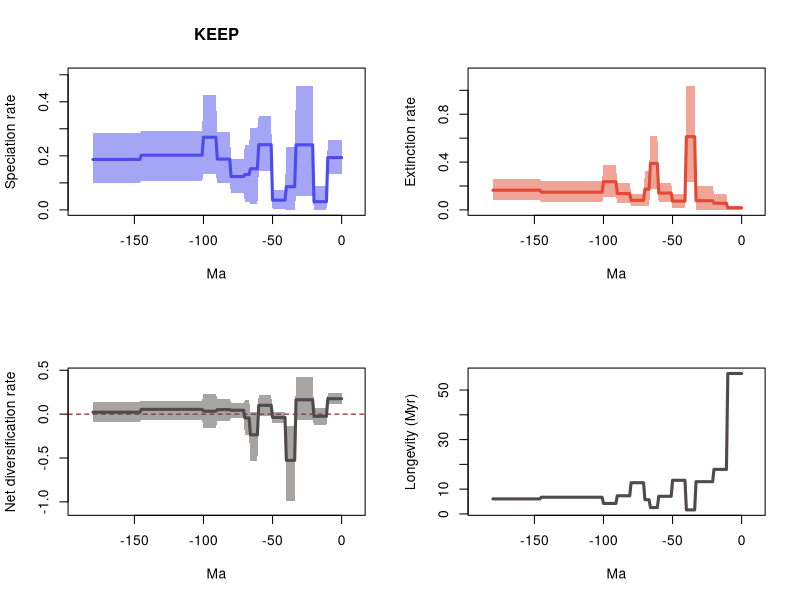

Write R code to recreate this figure.
# 20 files combined:
# 	Species_combined/TS_TE/pyrate_mcmc_logs/Occ_sp_Orecto_combined10_G_KEEP_BDS_se_est_0__BDS_marginal_rates.log
# 	Species_combined/TS_TE/pyrate_mcmc_logs/Occ_sp_Orecto_combined11_G_KEEP_BDS_se_est_0__BDS_marginal_rates.log
# 	Species_combined/TS_TE/pyrate_mcmc_logs/Occ_sp_Orecto_combined12_G_KEEP_BDS_se_est_0__BDS_marginal_rates.log
# 	Species_combined/TS_TE/pyrate_mcmc_logs/Occ_sp_Orecto_combined13_G_KEEP_BDS_se_est_0__BDS_marginal_rates.log
# 	Species_combined/TS_TE/pyrate_mcmc_logs/Occ_sp_Orecto_combined14_G_KEEP_BDS_se_est_0__BDS_marginal_rates.log
# 	Species_combined/TS_TE/pyrate_mcmc_logs/Occ_sp_Orecto_combined15_G_KEEP_BDS_se_est_0__BDS_marginal_rates.log
# 	Species_combined/TS_TE/pyrate_mcmc_logs/Occ_sp_Orecto_combined16_G_KEEP_BDS_se_est_0__BDS_marginal_rates.log
# 	Species_combined/TS_TE/pyrate_mcmc_logs/Occ_sp_Orecto_combined17_G_KEEP_BDS_se_est_0__BDS_marginal_rates.log
# 	Species_combined/TS_TE/pyrate_mcmc_logs/Occ_sp_Orecto_combined18_G_KEEP_BDS_se_est_0__BDS_marginal_rates.log
# 	Species_combined/TS_TE/pyrate_mcmc_logs/Occ_sp_Orecto_combined19_G_KEEP_BDS_se_est_0__BDS_marginal_rates.log
# 	Species_combined/TS_TE/pyrate_mcmc_logs/Occ_sp_Orecto_combined1_G_KEEP_BDS_se_est_0__BDS_marginal_rates.log
# 	Species_combined/TS_TE/pyrate_mcmc_logs/Occ_sp_Orecto_combined20_G_KEEP_BDS_se_est_0__BDS_marginal_rates.log
# 	Species_combined/TS_TE/pyrate_mcmc_logs/Occ_sp_Orecto_combined2_G_KEEP_BDS_se_est_0__BDS_marginal_rates.log
# 	Species_combined/TS_TE/pyrate_mcmc_logs/Occ_sp_Orecto_combined3_G_KEEP_BDS_se_est_0__BDS_marginal_rates.log
# 	Species_combined/TS_TE/pyrate_mcmc_logs/Occ_sp_Orecto_combined4_G_KEEP_BDS_se_est_0__BDS_marginal_rates.log
# 	Species_combined/TS_TE/pyrate_mcmc_logs/Occ_sp_Orecto_combined5_G_KEEP_BDS_se_est_0__BDS_marginal_rates.log
# 	Species_combined/TS_TE/pyrate_mcmc_logs/Occ_sp_Orecto_combined6_G_KEEP_BDS_se_est_0__BDS_marginal_rates.log
# 	Species_combined/TS_TE/pyrate_mcmc_logs/Occ_sp_Orecto_combined7_G_KEEP_BDS_se_est_0__BDS_marginal_rates.log
# 	Species_combined/TS_TE/pyrate_mcmc_logs/Occ_sp_Orecto_combined8_G_KEEP_BDS_se_est_0__BDS_marginal_rates.log
# 	Species_combined/TS_TE/pyrate_mcmc_logs/Occ_sp_Orecto_combined9_G_KEEP_BDS_se_est_0__BDS_marginal_rates.log

# 95% HPDs calculated using code from Biopy (https://www.cs.auckland.ac.nz/~yhel002/biopy/)

pdf(file='Species_combined/TS_TE/pyrate_mcmc_logs/Occ_sp_Orecto_combined10_G_KEEP_BDS_se_est_0__BDS_marginal_rates_RTT.pdf',width=10.8, height=8.4)
par(mfrow=c(2,2))
library(scales)
L_hpd_m95=c(0.132987951561163, 0.132987951561163,0.132987951561163,0.132987951561163,0.132987951561163,0.132987951561163,0.132987951561163,0.132987951561163,0.132987951561163,0.132987951561163,0.132987951561163,3.86807167e-06,3.86807167e-06,3.86807167e-06,3.86807167e-06,3.86807167e-06,3.86807167e-06,3.86807167e-06,3.86807167e-06,3.86807167e-06,3.86807167e-06,0.05155441812023,0.05155441812023,0.05155441812023,0.05155441812023,0.05155441812023,0.05155441812023,0.05155441812023,0.05155441812023,0.05155441812023,0.05155441812023,0.05155441812023,0.05155441812023,0.05155441812023,1.30098287e-07,1.30098287e-07,1.30098287e-07,1.30098287e-07,1.30098287e-07,1.30098287e-07,1.30098287e-07,0.00210355020511,0.00210355020511,0.00210355020511,0.00210355020511,0.00210355020511,0.00210355020511,0.00210355020511,0.00210355020511,0.00210355020511,0.00210355020511,0.142607963208476,0.142607963208476,0.142607963208476,0.142607963208476,0.142607963208476,0.142607963208476,0.142607963208476,0.142607963208476,0.142607963208476,0.142607963208476,0.020884436621652,0.020884436621652,0.020884436621652,0.020884436621652,0.020884436621652,0.020884436621652,0.030515124485263,0.030515124485263,0.030515124485263,0.030515124485263,0.062254965433137,0.062254965433137,0.062254965433137,0.062254965433137,0.062254965433137,0.062254965433137,0.062254965433137,0.062254965433137,0.062254965433137,0.062254965433137,0.09871910918695,0.09871910918695,0.09871910918695,0.09871910918695,0.09871910918695,0.09871910918695,0.09871910918695,0.09871910918695,0.09871910918695,0.09871910918695,0.132257041176793,0.132257041176793,0.132257041176793,0.132257041176793,0.132257041176793,0.132257041176793,0.132257041176793,0.132257041176793,0.132257041176793,0.132257041176793,0.107258678528513,0.107258678528513,0.107258678528513,0.107258678528513,0.107258678528513,0.107258678528513,0.107258678528513,0.107258678528513,0.107258678528513,0.107258678528513,0.107258678528513,0.107258678528513,0.107258678528513,0.107258678528513,0.107258678528513,0.107258678528513,0.107258678528513,0.107258678528513,0.107258678528513,0.107258678528513,0.107258678528513,0.107258678528513,0.107258678528513,0.107258678528513,0.107258678528513,0.107258678528513,0.107258678528513,0.107258678528513,0.107258678528513,0.107258678528513,0.107258678528513,0.107258678528513,0.107258678528513,0.107258678528513,0.107258678528513,0.107258678528513,0.107258678528513,0.107258678528513,0.107258678528513,0.107258678528513,0.107258678528513,0.107258678528513,0.107258678528513,0.107258678528513,0.107258678528513,0.099233098861064,0.099233098861064,0.099233098861064,0.099233098861064,0.099233098861064,0.099233098861064,0.099233098861064,0.099233098861064,0.099233098861064,0.099233098861064,0.099233098861064,0.099233098861064,0.099233098861064,0.099233098861064,0.099233098861064,0.099233098861064,0.099233098861064,0.099233098861064,0.099233098861064,0.099233098861064,0.099233098861064,0.099233098861064,0.099233098861064,0.099233098861064,0.099233098861064,0.099233098861064,0.099233098861064,0.099233098861064,0.099233098861064,0.099233098861064,0.099233098861064,0.099233098861064,0.099233098861064,0.099233098861064,0.099233098861064)
L_hpd_M95=c(0.259282969457799, 0.259282969457799,0.259282969457799,0.259282969457799,0.259282969457799,0.259282969457799,0.259282969457799,0.259282969457799,0.259282969457799,0.259282969457799,0.259282969457799,0.087247310357593,0.087247310357593,0.087247310357593,0.087247310357593,0.087247310357593,0.087247310357593,0.087247310357593,0.087247310357593,0.087247310357593,0.087247310357593,0.458740028274268,0.458740028274268,0.458740028274268,0.458740028274268,0.458740028274268,0.458740028274268,0.458740028274268,0.458740028274268,0.458740028274268,0.458740028274268,0.458740028274268,0.458740028274268,0.458740028274268,0.233924245961455,0.233924245961455,0.233924245961455,0.233924245961455,0.233924245961455,0.233924245961455,0.233924245961455,0.073204756157612,0.073204756157612,0.073204756157612,0.073204756157612,0.073204756157612,0.073204756157612,0.073204756157612,0.073204756157612,0.073204756157612,0.073204756157612,0.34785593215401,0.34785593215401,0.34785593215401,0.34785593215401,0.34785593215401,0.34785593215401,0.34785593215401,0.34785593215401,0.34785593215401,0.34785593215401,0.301561131619152,0.301561131619152,0.301561131619152,0.301561131619152,0.301561131619152,0.301561131619152,0.240948964253068,0.240948964253068,0.240948964253068,0.240948964253068,0.190013055458276,0.190013055458276,0.190013055458276,0.190013055458276,0.190013055458276,0.190013055458276,0.190013055458276,0.190013055458276,0.190013055458276,0.190013055458276,0.289463733005397,0.289463733005397,0.289463733005397,0.289463733005397,0.289463733005397,0.289463733005397,0.289463733005397,0.289463733005397,0.289463733005397,0.289463733005397,0.425314411223861,0.425314411223861,0.425314411223861,0.425314411223861,0.425314411223861,0.425314411223861,0.425314411223861,0.425314411223861,0.425314411223861,0.425314411223861,0.290502833820113,0.290502833820113,0.290502833820113,0.290502833820113,0.290502833820113,0.290502833820113,0.290502833820113,0.290502833820113,0.290502833820113,0.290502833820113,0.290502833820113,0.290502833820113,0.290502833820113,0.290502833820113,0.290502833820113,0.290502833820113,0.290502833820113,0.290502833820113,0.290502833820113,0.290502833820113,0.290502833820113,0.290502833820113,0.290502833820113,0.290502833820113,0.290502833820113,0.290502833820113,0.290502833820113,0.290502833820113,0.290502833820113,0.290502833820113,0.290502833820113,0.290502833820113,0.290502833820113,0.290502833820113,0.290502833820113,0.290502833820113,0.290502833820113,0.290502833820113,0.290502833820113,0.290502833820113,0.290502833820113,0.290502833820113,0.290502833820113,0.290502833820113,0.290502833820113,0.283880945860453,0.283880945860453,0.283880945860453,0.283880945860453,0.283880945860453,0.283880945860453,0.283880945860453,0.283880945860453,0.283880945860453,0.283880945860453,0.283880945860453,0.283880945860453,0.283880945860453,0.283880945860453,0.283880945860453,0.283880945860453,0.283880945860453,0.283880945860453,0.283880945860453,0.283880945860453,0.283880945860453,0.283880945860453,0.283880945860453,0.283880945860453,0.283880945860453,0.283880945860453,0.283880945860453,0.283880945860453,0.283880945860453,0.283880945860453,0.283880945860453,0.283880945860453,0.283880945860453,0.283880945860453,0.283880945860453)
M_hpd_m95=c(0.00215574193923, 0.00215574193923,0.00215574193923,0.00215574193923,0.00215574193923,0.00215574193923,0.00215574193923,0.00215574193923,0.00215574193923,0.00215574193923,0.00215574193923,0.001200292097417,0.001200292097417,0.001200292097417,0.001200292097417,0.001200292097417,0.001200292097417,0.001200292097417,0.001200292097417,0.001200292097417,0.001200292097417,7.380859253e-06,7.380859253e-06,7.380859253e-06,7.380859253e-06,7.380859253e-06,7.380859253e-06,7.380859253e-06,7.380859253e-06,7.380859253e-06,7.380859253e-06,7.380859253e-06,7.380859253e-06,7.380859253e-06,0.235895290167478,0.235895290167478,0.235895290167478,0.235895290167478,0.235895290167478,0.235895290167478,0.235895290167478,0.017704617373569,0.017704617373569,0.017704617373569,0.017704617373569,0.017704617373569,0.017704617373569,0.017704617373569,0.017704617373569,0.017704617373569,0.017704617373569,0.067671053615749,0.067671053615749,0.067671053615749,0.067671053615749,0.067671053615749,0.067671053615749,0.067671053615749,0.067671053615749,0.067671053615749,0.067671053615749,0.173321660414544,0.173321660414544,0.173321660414544,0.173321660414544,0.173321660414544,0.173321660414544,0.036007378326321,0.036007378326321,0.036007378326321,0.036007378326321,0.033422440564873,0.033422440564873,0.033422440564873,0.033422440564873,0.033422440564873,0.033422440564873,0.033422440564873,0.033422440564873,0.033422440564873,0.033422440564873,0.060182886119993,0.060182886119993,0.060182886119993,0.060182886119993,0.060182886119993,0.060182886119993,0.060182886119993,0.060182886119993,0.060182886119993,0.060182886119993,0.111954405545845,0.111954405545845,0.111954405545845,0.111954405545845,0.111954405545845,0.111954405545845,0.111954405545845,0.111954405545845,0.111954405545845,0.111954405545845,0.064060357156846,0.064060357156846,0.064060357156846,0.064060357156846,0.064060357156846,0.064060357156846,0.064060357156846,0.064060357156846,0.064060357156846,0.064060357156846,0.064060357156846,0.064060357156846,0.064060357156846,0.064060357156846,0.064060357156846,0.064060357156846,0.064060357156846,0.064060357156846,0.064060357156846,0.064060357156846,0.064060357156846,0.064060357156846,0.064060357156846,0.064060357156846,0.064060357156846,0.064060357156846,0.064060357156846,0.064060357156846,0.064060357156846,0.064060357156846,0.064060357156846,0.064060357156846,0.064060357156846,0.064060357156846,0.064060357156846,0.064060357156846,0.064060357156846,0.064060357156846,0.064060357156846,0.064060357156846,0.064060357156846,0.064060357156846,0.064060357156846,0.064060357156846,0.064060357156846,0.081991004451618,0.081991004451618,0.081991004451618,0.081991004451618,0.081991004451618,0.081991004451618,0.081991004451618,0.081991004451618,0.081991004451618,0.081991004451618,0.081991004451618,0.081991004451618,0.081991004451618,0.081991004451618,0.081991004451618,0.081991004451618,0.081991004451618,0.081991004451618,0.081991004451618,0.081991004451618,0.081991004451618,0.081991004451618,0.081991004451618,0.081991004451618,0.081991004451618,0.081991004451618,0.081991004451618,0.081991004451618,0.081991004451618,0.081991004451618,0.081991004451618,0.081991004451618,0.081991004451618,0.081991004451618,0.081991004451618)
M_hpd_M95=c(0.03608165265264, 0.03608165265264,0.03608165265264,0.03608165265264,0.03608165265264,0.03608165265264,0.03608165265264,0.03608165265264,0.03608165265264,0.03608165265264,0.03608165265264,0.130972025581805,0.130972025581805,0.130972025581805,0.130972025581805,0.130972025581805,0.130972025581805,0.130972025581805,0.130972025581805,0.130972025581805,0.130972025581805,0.201007164757071,0.201007164757071,0.201007164757071,0.201007164757071,0.201007164757071,0.201007164757071,0.201007164757071,0.201007164757071,0.201007164757071,0.201007164757071,0.201007164757071,0.201007164757071,0.201007164757071,1.03714549889091,1.03714549889091,1.03714549889091,1.03714549889091,1.03714549889091,1.03714549889091,1.03714549889091,0.128759961919718,0.128759961919718,0.128759961919718,0.128759961919718,0.128759961919718,0.128759961919718,0.128759961919718,0.128759961919718,0.128759961919718,0.128759961919718,0.224702976476857,0.224702976476857,0.224702976476857,0.224702976476857,0.224702976476857,0.224702976476857,0.224702976476857,0.224702976476857,0.224702976476857,0.224702976476857,0.621450999672229,0.621450999672229,0.621450999672229,0.621450999672229,0.621450999672229,0.621450999672229,0.321467112287073,0.321467112287073,0.321467112287073,0.321467112287073,0.132181831038935,0.132181831038935,0.132181831038935,0.132181831038935,0.132181831038935,0.132181831038935,0.132181831038935,0.132181831038935,0.132181831038935,0.132181831038935,0.222846514264436,0.222846514264436,0.222846514264436,0.222846514264436,0.222846514264436,0.222846514264436,0.222846514264436,0.222846514264436,0.222846514264436,0.222846514264436,0.377978948128057,0.377978948128057,0.377978948128057,0.377978948128057,0.377978948128057,0.377978948128057,0.377978948128057,0.377978948128057,0.377978948128057,0.377978948128057,0.241421813657081,0.241421813657081,0.241421813657081,0.241421813657081,0.241421813657081,0.241421813657081,0.241421813657081,0.241421813657081,0.241421813657081,0.241421813657081,0.241421813657081,0.241421813657081,0.241421813657081,0.241421813657081,0.241421813657081,0.241421813657081,0.241421813657081,0.241421813657081,0.241421813657081,0.241421813657081,0.241421813657081,0.241421813657081,0.241421813657081,0.241421813657081,0.241421813657081,0.241421813657081,0.241421813657081,0.241421813657081,0.241421813657081,0.241421813657081,0.241421813657081,0.241421813657081,0.241421813657081,0.241421813657081,0.241421813657081,0.241421813657081,0.241421813657081,0.241421813657081,0.241421813657081,0.241421813657081,0.241421813657081,0.241421813657081,0.241421813657081,0.241421813657081,0.241421813657081,0.259362617847027,0.259362617847027,0.259362617847027,0.259362617847027,0.259362617847027,0.259362617847027,0.259362617847027,0.259362617847027,0.259362617847027,0.259362617847027,0.259362617847027,0.259362617847027,0.259362617847027,0.259362617847027,0.259362617847027,0.259362617847027,0.259362617847027,0.259362617847027,0.259362617847027,0.259362617847027,0.259362617847027,0.259362617847027,0.259362617847027,0.259362617847027,0.259362617847027,0.259362617847027,0.259362617847027,0.259362617847027,0.259362617847027,0.259362617847027,0.259362617847027,0.259362617847027,0.259362617847027,0.259362617847027,0.259362617847027)
R_hpd_m95=c(0.112202187189766, 0.112202187189766,0.112202187189766,0.112202187189766,0.112202187189766,0.112202187189766,0.112202187189766,0.112202187189766,0.112202187189766,0.112202187189766,0.112202187189766,-0.128092863669884,-0.128092863669884,-0.128092863669884,-0.128092863669884,-0.128092863669884,-0.128092863669884,-0.128092863669884,-0.128092863669884,-0.128092863669884,-0.128092863669884,-0.062152697291505,-0.062152697291505,-0.062152697291505,-0.062152697291505,-0.062152697291505,-0.062152697291505,-0.062152697291505,-0.062152697291505,-0.062152697291505,-0.062152697291505,-0.062152697291505,-0.062152697291505,-0.062152697291505,-0.992357784103153,-0.992357784103153,-0.992357784103153,-0.992357784103153,-0.992357784103153,-0.992357784103153,-0.992357784103153,-0.102439851919455,-0.102439851919455,-0.102439851919455,-0.102439851919455,-0.102439851919455,-0.102439851919455,-0.102439851919455,-0.102439851919455,-0.102439851919455,-0.102439851919455,-0.023802360093909,-0.023802360093909,-0.023802360093909,-0.023802360093909,-0.023802360093909,-0.023802360093909,-0.023802360093909,-0.023802360093909,-0.023802360093909,-0.023802360093909,-0.531799062438177,-0.531799062438177,-0.531799062438177,-0.531799062438177,-0.531799062438177,-0.531799062438177,-0.243420135068699,-0.243420135068699,-0.243420135068699,-0.243420135068699,-0.03910133410493,-0.03910133410493,-0.03910133410493,-0.03910133410493,-0.03910133410493,-0.03910133410493,-0.03910133410493,-0.03910133410493,-0.03910133410493,-0.03910133410493,-0.073531269227169,-0.073531269227169,-0.073531269227169,-0.073531269227169,-0.073531269227169,-0.073531269227169,-0.073531269227169,-0.073531269227169,-0.073531269227169,-0.073531269227169,-0.15696480509241,-0.15696480509241,-0.15696480509241,-0.15696480509241,-0.15696480509241,-0.15696480509241,-0.15696480509241,-0.15696480509241,-0.15696480509241,-0.15696480509241,-0.064580547312566,-0.064580547312566,-0.064580547312566,-0.064580547312566,-0.064580547312566,-0.064580547312566,-0.064580547312566,-0.064580547312566,-0.064580547312566,-0.064580547312566,-0.064580547312566,-0.064580547312566,-0.064580547312566,-0.064580547312566,-0.064580547312566,-0.064580547312566,-0.064580547312566,-0.064580547312566,-0.064580547312566,-0.064580547312566,-0.064580547312566,-0.064580547312566,-0.064580547312566,-0.064580547312566,-0.064580547312566,-0.064580547312566,-0.064580547312566,-0.064580547312566,-0.064580547312566,-0.064580547312566,-0.064580547312566,-0.064580547312566,-0.064580547312566,-0.064580547312566,-0.064580547312566,-0.064580547312566,-0.064580547312566,-0.064580547312566,-0.064580547312566,-0.064580547312566,-0.064580547312566,-0.064580547312566,-0.064580547312566,-0.064580547312566,-0.064580547312566,-0.093034020366562,-0.093034020366562,-0.093034020366562,-0.093034020366562,-0.093034020366562,-0.093034020366562,-0.093034020366562,-0.093034020366562,-0.093034020366562,-0.093034020366562,-0.093034020366562,-0.093034020366562,-0.093034020366562,-0.093034020366562,-0.093034020366562,-0.093034020366562,-0.093034020366562,-0.093034020366562,-0.093034020366562,-0.093034020366562,-0.093034020366562,-0.093034020366562,-0.093034020366562,-0.093034020366562,-0.093034020366562,-0.093034020366562,-0.093034020366562,-0.093034020366562,-0.093034020366562,-0.093034020366562,-0.093034020366562,-0.093034020366562,-0.093034020366562,-0.093034020366562,-0.093034020366562)
R_hpd_M95=c(0.245695355672749, 0.245695355672749,0.245695355672749,0.245695355672749,0.245695355672749,0.245695355672749,0.245695355672749,0.245695355672749,0.245695355672749,0.245695355672749,0.245695355672749,0.065460437317205,0.065460437317205,0.065460437317205,0.065460437317205,0.065460437317205,0.065460437317205,0.065460437317205,0.065460437317205,0.065460437317205,0.065460437317205,0.420803629464035,0.420803629464035,0.420803629464035,0.420803629464035,0.420803629464035,0.420803629464035,0.420803629464035,0.420803629464035,0.420803629464035,0.420803629464035,0.420803629464035,0.420803629464035,0.420803629464035,-0.140533924053011,-0.140533924053011,-0.140533924053011,-0.140533924053011,-0.140533924053011,-0.140533924053011,-0.140533924053011,0.027560666170644,0.027560666170644,0.027560666170644,0.027560666170644,0.027560666170644,0.027560666170644,0.027560666170644,0.027560666170644,0.027560666170644,0.027560666170644,0.217412704758277,0.217412704758277,0.217412704758277,0.217412704758277,0.217412704758277,0.217412704758277,0.217412704758277,0.217412704758277,0.217412704758277,0.217412704758277,0.025193798806843,0.025193798806843,0.025193798806843,0.025193798806843,0.025193798806843,0.025193798806843,0.162683392678829,0.162683392678829,0.162683392678829,0.162683392678829,0.131488548045595,0.131488548045595,0.131488548045595,0.131488548045595,0.131488548045595,0.131488548045595,0.131488548045595,0.131488548045595,0.131488548045595,0.131488548045595,0.173075233342479,0.173075233342479,0.173075233342479,0.173075233342479,0.173075233342479,0.173075233342479,0.173075233342479,0.173075233342479,0.173075233342479,0.173075233342479,0.227806720757055,0.227806720757055,0.227806720757055,0.227806720757055,0.227806720757055,0.227806720757055,0.227806720757055,0.227806720757055,0.227806720757055,0.227806720757055,0.154549535787394,0.154549535787394,0.154549535787394,0.154549535787394,0.154549535787394,0.154549535787394,0.154549535787394,0.154549535787394,0.154549535787394,0.154549535787394,0.154549535787394,0.154549535787394,0.154549535787394,0.154549535787394,0.154549535787394,0.154549535787394,0.154549535787394,0.154549535787394,0.154549535787394,0.154549535787394,0.154549535787394,0.154549535787394,0.154549535787394,0.154549535787394,0.154549535787394,0.154549535787394,0.154549535787394,0.154549535787394,0.154549535787394,0.154549535787394,0.154549535787394,0.154549535787394,0.154549535787394,0.154549535787394,0.154549535787394,0.154549535787394,0.154549535787394,0.154549535787394,0.154549535787394,0.154549535787394,0.154549535787394,0.154549535787394,0.154549535787394,0.154549535787394,0.154549535787394,0.138444721761492,0.138444721761492,0.138444721761492,0.138444721761492,0.138444721761492,0.138444721761492,0.138444721761492,0.138444721761492,0.138444721761492,0.138444721761492,0.138444721761492,0.138444721761492,0.138444721761492,0.138444721761492,0.138444721761492,0.138444721761492,0.138444721761492,0.138444721761492,0.138444721761492,0.138444721761492,0.138444721761492,0.138444721761492,0.138444721761492,0.138444721761492,0.138444721761492,0.138444721761492,0.138444721761492,0.138444721761492,0.138444721761492,0.138444721761492,0.138444721761492,0.138444721761492,0.138444721761492,0.138444721761492,0.138444721761492)
L_mean=c(0.19350304726602, 0.19350304726602,0.19350304726602,0.19350304726602,0.19350304726602,0.19350304726602,0.19350304726602,0.19350304726602,0.19350304726602,0.19350304726602,0.19350304726602,0.03048592149313,0.03048592149313,0.03048592149313,0.03048592149313,0.03048592149313,0.03048592149313,0.03048592149313,0.03048592149313,0.03048592149313,0.03048592149313,0.240646228166334,0.240646228166334,0.240646228166334,0.240646228166334,0.240646228166334,0.240646228166334,0.240646228166334,0.240646228166334,0.240646228166334,0.240646228166334,0.240646228166334,0.240646228166334,0.240646228166334,0.085820247562042,0.085820247562042,0.085820247562042,0.085820247562042,0.085820247562042,0.085820247562042,0.085820247562042,0.035999876661055,0.035999876661055,0.035999876661055,0.035999876661055,0.035999876661055,0.035999876661055,0.035999876661055,0.035999876661055,0.035999876661055,0.035999876661055,0.241344227265015,0.241344227265015,0.241344227265015,0.241344227265015,0.241344227265015,0.241344227265015,0.241344227265015,0.241344227265015,0.241344227265015,0.241344227265015,0.152196196924213,0.152196196924213,0.152196196924213,0.152196196924213,0.152196196924213,0.152196196924213,0.130592496171728,0.130592496171728,0.130592496171728,0.130592496171728,0.123437235382494,0.123437235382494,0.123437235382494,0.123437235382494,0.123437235382494,0.123437235382494,0.123437235382494,0.123437235382494,0.123437235382494,0.123437235382494,0.187831287823043,0.187831287823043,0.187831287823043,0.187831287823043,0.187831287823043,0.187831287823043,0.187831287823043,0.187831287823043,0.187831287823043,0.187831287823043,0.268915330589691,0.268915330589691,0.268915330589691,0.268915330589691,0.268915330589691,0.268915330589691,0.268915330589691,0.268915330589691,0.268915330589691,0.268915330589691,0.202344510895443,0.202344510895443,0.202344510895443,0.202344510895443,0.202344510895443,0.202344510895443,0.202344510895443,0.202344510895443,0.202344510895443,0.202344510895443,0.202344510895443,0.202344510895443,0.202344510895443,0.202344510895443,0.202344510895443,0.202344510895443,0.202344510895443,0.202344510895443,0.202344510895443,0.202344510895443,0.202344510895443,0.202344510895443,0.202344510895443,0.202344510895443,0.202344510895443,0.202344510895443,0.202344510895443,0.202344510895443,0.202344510895443,0.202344510895443,0.202344510895443,0.202344510895443,0.202344510895443,0.202344510895443,0.202344510895443,0.202344510895443,0.202344510895443,0.202344510895443,0.202344510895443,0.202344510895443,0.202344510895443,0.202344510895443,0.202344510895443,0.202344510895443,0.202344510895443,0.186733298528992,0.186733298528992,0.186733298528992,0.186733298528992,0.186733298528992,0.186733298528992,0.186733298528992,0.186733298528992,0.186733298528992,0.186733298528992,0.186733298528992,0.186733298528992,0.186733298528992,0.186733298528992,0.186733298528992,0.186733298528992,0.186733298528992,0.186733298528992,0.186733298528992,0.186733298528992,0.186733298528992,0.186733298528992,0.186733298528992,0.186733298528992,0.186733298528992,0.186733298528992,0.186733298528992,0.186733298528992,0.186733298528992,0.186733298528992,0.186733298528992,0.186733298528992,0.186733298528992,0.186733298528992,0.186733298528992)
M_mean=c(0.017649230829658, 0.017649230829658,0.017649230829658,0.017649230829658,0.017649230829658,0.017649230829658,0.017649230829658,0.017649230829658,0.017649230829658,0.017649230829658,0.017649230829658,0.05564114239078,0.05564114239078,0.05564114239078,0.05564114239078,0.05564114239078,0.05564114239078,0.05564114239078,0.05564114239078,0.05564114239078,0.05564114239078,0.076801390253853,0.076801390253853,0.076801390253853,0.076801390253853,0.076801390253853,0.076801390253853,0.076801390253853,0.076801390253853,0.076801390253853,0.076801390253853,0.076801390253853,0.076801390253853,0.076801390253853,0.612631703406782,0.612631703406782,0.612631703406782,0.612631703406782,0.612631703406782,0.612631703406782,0.612631703406782,0.073654518664838,0.073654518664838,0.073654518664838,0.073654518664838,0.073654518664838,0.073654518664838,0.073654518664838,0.073654518664838,0.073654518664838,0.073654518664838,0.140784747461346,0.140784747461346,0.140784747461346,0.140784747461346,0.140784747461346,0.140784747461346,0.140784747461346,0.140784747461346,0.140784747461346,0.140784747461346,0.388383561197565,0.388383561197565,0.388383561197565,0.388383561197565,0.388383561197565,0.388383561197565,0.173977691289554,0.173977691289554,0.173977691289554,0.173977691289554,0.079416865061458,0.079416865061458,0.079416865061458,0.079416865061458,0.079416865061458,0.079416865061458,0.079416865061458,0.079416865061458,0.079416865061458,0.079416865061458,0.136530289307121,0.136530289307121,0.136530289307121,0.136530289307121,0.136530289307121,0.136530289307121,0.136530289307121,0.136530289307121,0.136530289307121,0.136530289307121,0.235819233044038,0.235819233044038,0.235819233044038,0.235819233044038,0.235819233044038,0.235819233044038,0.235819233044038,0.235819233044038,0.235819233044038,0.235819233044038,0.148316177736234,0.148316177736234,0.148316177736234,0.148316177736234,0.148316177736234,0.148316177736234,0.148316177736234,0.148316177736234,0.148316177736234,0.148316177736234,0.148316177736234,0.148316177736234,0.148316177736234,0.148316177736234,0.148316177736234,0.148316177736234,0.148316177736234,0.148316177736234,0.148316177736234,0.148316177736234,0.148316177736234,0.148316177736234,0.148316177736234,0.148316177736234,0.148316177736234,0.148316177736234,0.148316177736234,0.148316177736234,0.148316177736234,0.148316177736234,0.148316177736234,0.148316177736234,0.148316177736234,0.148316177736234,0.148316177736234,0.148316177736234,0.148316177736234,0.148316177736234,0.148316177736234,0.148316177736234,0.148316177736234,0.148316177736234,0.148316177736234,0.148316177736234,0.148316177736234,0.164933024614139,0.164933024614139,0.164933024614139,0.164933024614139,0.164933024614139,0.164933024614139,0.164933024614139,0.164933024614139,0.164933024614139,0.164933024614139,0.164933024614139,0.164933024614139,0.164933024614139,0.164933024614139,0.164933024614139,0.164933024614139,0.164933024614139,0.164933024614139,0.164933024614139,0.164933024614139,0.164933024614139,0.164933024614139,0.164933024614139,0.164933024614139,0.164933024614139,0.164933024614139,0.164933024614139,0.164933024614139,0.164933024614139,0.164933024614139,0.164933024614139,0.164933024614139,0.164933024614139,0.164933024614139,0.164933024614139)
R_mean=c(0.175853816436362, 0.175853816436362,0.175853816436362,0.175853816436362,0.175853816436362,0.175853816436362,0.175853816436362,0.175853816436362,0.175853816436362,0.175853816436362,0.175853816436362,-0.02515522089765,-0.02515522089765,-0.02515522089765,-0.02515522089765,-0.02515522089765,-0.02515522089765,-0.02515522089765,-0.02515522089765,-0.02515522089765,-0.02515522089765,0.163844837912481,0.163844837912481,0.163844837912481,0.163844837912481,0.163844837912481,0.163844837912481,0.163844837912481,0.163844837912481,0.163844837912481,0.163844837912481,0.163844837912481,0.163844837912481,0.163844837912481,-0.52681145584474,-0.52681145584474,-0.52681145584474,-0.52681145584474,-0.52681145584474,-0.52681145584474,-0.52681145584474,-0.037654642003783,-0.037654642003783,-0.037654642003783,-0.037654642003783,-0.037654642003783,-0.037654642003783,-0.037654642003783,-0.037654642003783,-0.037654642003783,-0.037654642003783,0.100559479803669,0.100559479803669,0.100559479803669,0.100559479803669,0.100559479803669,0.100559479803669,0.100559479803669,0.100559479803669,0.100559479803669,0.100559479803669,-0.236187364273352,-0.236187364273352,-0.236187364273352,-0.236187364273352,-0.236187364273352,-0.236187364273352,-0.043385195117825,-0.043385195117825,-0.043385195117825,-0.043385195117825,0.044020370321036,0.044020370321036,0.044020370321036,0.044020370321036,0.044020370321036,0.044020370321036,0.044020370321036,0.044020370321036,0.044020370321036,0.044020370321036,0.051300998515923,0.051300998515923,0.051300998515923,0.051300998515923,0.051300998515923,0.051300998515923,0.051300998515923,0.051300998515923,0.051300998515923,0.051300998515923,0.033096097545653,0.033096097545653,0.033096097545653,0.033096097545653,0.033096097545653,0.033096097545653,0.033096097545653,0.033096097545653,0.033096097545653,0.033096097545653,0.054028333159209,0.054028333159209,0.054028333159209,0.054028333159209,0.054028333159209,0.054028333159209,0.054028333159209,0.054028333159209,0.054028333159209,0.054028333159209,0.054028333159209,0.054028333159209,0.054028333159209,0.054028333159209,0.054028333159209,0.054028333159209,0.054028333159209,0.054028333159209,0.054028333159209,0.054028333159209,0.054028333159209,0.054028333159209,0.054028333159209,0.054028333159209,0.054028333159209,0.054028333159209,0.054028333159209,0.054028333159209,0.054028333159209,0.054028333159209,0.054028333159209,0.054028333159209,0.054028333159209,0.054028333159209,0.054028333159209,0.054028333159209,0.054028333159209,0.054028333159209,0.054028333159209,0.054028333159209,0.054028333159209,0.054028333159209,0.054028333159209,0.054028333159209,0.054028333159209,0.021800273914853,0.021800273914853,0.021800273914853,0.021800273914853,0.021800273914853,0.021800273914853,0.021800273914853,0.021800273914853,0.021800273914853,0.021800273914853,0.021800273914853,0.021800273914853,0.021800273914853,0.021800273914853,0.021800273914853,0.021800273914853,0.021800273914853,0.021800273914853,0.021800273914853,0.021800273914853,0.021800273914853,0.021800273914853,0.021800273914853,0.021800273914853,0.021800273914853,0.021800273914853,0.021800273914853,0.021800273914853,0.021800273914853,0.021800273914853,0.021800273914853,0.021800273914853,0.021800273914853,0.021800273914853,0.021800273914853)
trans=0.5
age=(0:(181-1))* -1
plot(age,age,type = 'n', ylim = c(0, 0.5046140311016949), xlim = c(-190.05,9.05), ylab = 'Speciation rate', xlab = 'Ma',main='KEEP' )
polygon(c(age, rev(age)), c(L_hpd_M95, rev(L_hpd_m95)), col = alpha("#4c4cec",trans), border = NA)
lines(rev(age), rev(L_mean), col = "#4c4cec", lwd=3)
plot(age,age,type = 'n', ylim = c(0, 1.140860048780001), xlim = c(-190.05,9.05), ylab = 'Extinction rate', xlab = 'Ma' )
polygon(c(age, rev(age)), c(M_hpd_M95, rev(M_hpd_m95)), col = alpha("#e34a33",trans), border = NA)
lines(rev(age), rev(M_mean), col = "#e34a33", lwd=3)
plot(age,age,type = 'n', ylim = c(-1.0915935625134683, 0.46288399241043854), xlim = c(-190.05,9.05), ylab = 'Net diversification rate', xlab = 'Ma' )
abline(h=0,lty=2,col="darkred")
polygon(c(age, rev(age)), c(R_hpd_M95, rev(R_hpd_m95)), col = alpha("#504A4B",trans), border = NA)
lines(rev(age), rev(R_mean), col = "#504A4B", lwd=3)
plot(age,rev(1/M_mean),type = 'n', xlim = c(-190.05,9.05), ylab = 'Longevity (Myr)', xlab = 'Ma' )
lines(rev(age), rev(1/M_mean), col = "#504A4B", lwd=3)
n <- dev.off()
